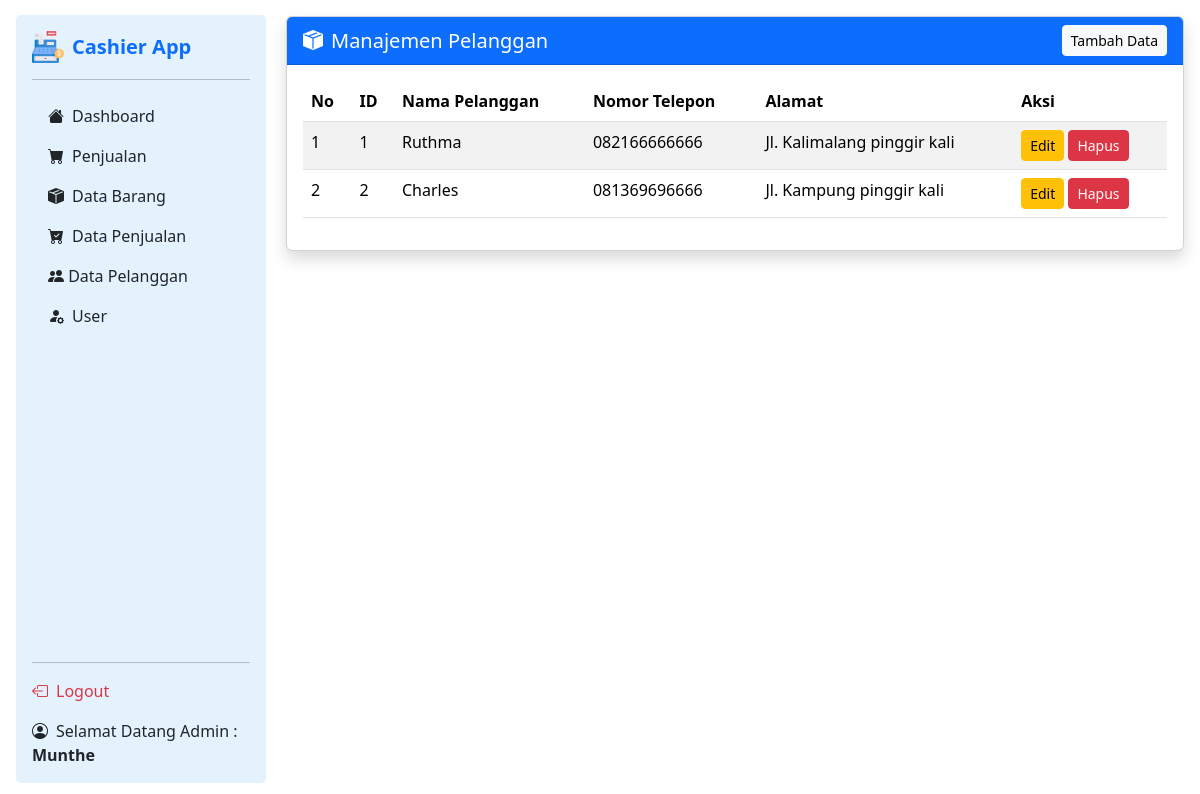
/pages/data-pelanggan.php (signed in), run on the app's committed database.
### tables this page shows
CREATE TABLE `petugas` (
  `id_petugas` int(11) NOT NULL,
  `nama_petugas` varchar(255) NOT NULL,
  `username` text NOT NULL,
  `password` text NOT NULL,
  `level` enum('admin','petugas','','') NOT NULL
);

CREATE TABLE `pelanggan` (
  `PelangganID` int(11) NOT NULL,
  `NamaPelanggan` varchar(255) NOT NULL,
  `Alamat` text NOT NULL,
  `NomorTelepon` varchar(15) NOT NULL
);

### pages/data-pelanggan.php (the view, shortened to what this page needs)
<?php
include '../config/koneksi.php';
?>
<!DOCTYPE html>
<html lang="en">
<head>
</head>
<body>
<?php
    if ($_SESSION['level'] === 'admin') {
        include '../config/sidebar-admin.php';
    } elseif ($_SESSION['level'] === 'petugas') {
        include '../config/sidebar-petugas.php';
    } else {
        echo "Level user tidak dikenal.";
        exit;
    }
    ?>
<div class="main-content flex-grow-1 p-3" style="margin-left: 270px; padding: 2rem";>
    <div class="card shadow rounded">
        <div class="card-header bg-primary text-white d-flex justify-content-between align-items-center">
            <h5 class="mb-0"><i class="bi bi-box-seam-fill me-2"></i>Manajemen Pelanggan</h5>
            <button type="button" class="btn btn-light btn-sm" data-bs-toggle="modal" data-bs-target="#tambah-data">Tambah Data</button>
        </div>
        <div class="card-body">
            <div class="table-responsive">
                <table class="table table-striped table-hover">
                    <thead class="table" style="background-color: #e3f2fd;">
                        <tr>
                            <th>No</th>
                            <th>ID</th>
                            <th>Nama Pelanggan</th>
                            <th>Nomor Telepon</th>
                            <th>Alamat</th>
                            <th>Aksi</th>
                        </tr>
                    </thead>
                    <tbody>
                        <?php
                        include '../config/koneksi.php';
                        $no = 1;
                        $data = mysqli_query($conn, "SELECT * FROM pelanggan");
                        while ($d = mysqli_fetch_array($data)) { ?>
                            <tr>
                                <td><?php echo $no++; ?></td>
                                <td><?php echo $d['PelangganID']; ?></td>
                                <td><?php echo $d['NamaPelanggan']; ?></td>
                                <td><?php echo $d['NomorTelepon'];?></td>
                                <td><?php echo $d['Alamat'];?></td>
                                <td>
                                    <button type="button" class="btn btn-warning btn-sm" data-bs-toggle="modal" data-bs-target="#edit-data<?php echo $d['PelangganID']; ?>">Edit</button>
                                    <button type="button" class="btn btn-danger btn-sm" data-bs-toggle="modal" data-bs-target="#hapus-data<?php echo $d['PelangganID']; ?>">Hapus</button>
                                </td>
                            </tr>
                        <?php } ?>
                    </tbody>
                </table>
            </div>
        </div>
    </div>
</div>
</body>
<link href="https://cdn.jsdelivr.net/npm/bootstrap@5.3.3/dist/css/bootstrap.min.css" rel="stylesheet">
</html>

### config/sidebar-admin.php (shortened to what this page needs)
<?php
include 'koneksi.php';
$nama_petugas = '';
if (!empty($_SESSION['username'])) {
    $username = $_SESSION['username'];
    $nama_petugas = mysqli_fetch_assoc(mysqli_query($conn, "SELECT nama_petugas FROM petugas WHERE username = '$username'"))['nama_petugas'] ?? '';
}
?>
<link rel="stylesheet" href="../css/sidebar.css">
<div class="sidebar floating-sidebar d-flex flex-column p-3">
  <a href="#" class="d-flex align-items-center mb-3 mb-md-0 me-md-auto text-decoration-none">
    <img src="../assets/kasir-32x32.png" alt="Logo" width="32" height="32" class="me-2">
    <span class="fs-5 fw-semibold text-primary">Cashier App</span>
  </a>
  <hr>
  <ul class="nav nav-pills flex-column mb-auto">
    <li><a href="dashboard.php" class="nav-link text-dark"><i class="bi bi-house-fill me-2"></i>Dashboard</a></li>
    <li><a href="penjualan.php" class="nav-link text-dark"><i class="bi bi-cart-fill me-2"></i>Penjualan</a></li>
    <li><a href="data-barang.php" class="nav-link text-dark"><i class="bi bi-box-seam-fill me-2"></i>Data Barang</a></li>
    <li><a href="data-penjualan.php" class="nav-link text-dark"><i class="bi bi-cart-check-fill me-2"></i>Data Penjualan</a></li>
    <li><a href="data-pelanggan.php" class="nav-link text-dark"><i class="bi bi-people-fill"></i></i> Data Pelanggan</a></li>
    <li><a href="kelola-user.php" class="nav-link text-dark"><i class="bi bi-person-fill-gear me-2"></i>User</a></li>
  </ul>
  <hr>
  <a href="../config/logout.php" class="text-danger text-decoration-none"><i class="bi bi-box-arrow-left me-2"></i>Logout</a>
  <div class="mt-3 text-dark">
    <i class="bi bi-person-circle me-2"></i>Selamat Datang Admin : <strong><?= htmlspecialchars($nama_petugas ?? '') ?></strong>
  </div>
</div>
<link href="https://cdn.jsdelivr.net/npm/bootstrap@5.3.3/dist/css/bootstrap.min.css" rel="stylesheet">
<link rel="stylesheet" href="https://cdn.jsdelivr.net/npm/bootstrap-icons@1.11.3/font/bootstrap-icons.min.css">

### css/sidebar.css (style rules this page uses)
body { min-height: 100vh; display: flex; flex-direction: row; }
.floating-sidebar { position: fixed; top: 15px; left: 1rem; width: 250px; height: 96vh; background-color: #e3f2fd; border-radius: 5px; z-index: 1050; overflow-y: auto; }
.floating-sidebar .nav-link { border-radius: 10px; transition: background-color 0.2s; }
.sidebar .nav-link { color: #000; }

### data on the page
petugas: nama_petugas "Munthe"
pelanggan: PelangganID "1", NamaPelanggan "Ruthma", NomorTelepon "082166666666", Alamat "Jl. Kalimalang pinggir kali"
pelanggan: PelangganID "2", NamaPelanggan "Charles", NomorTelepon "081369696666", Alamat "Jl. Kampung pinggir kali"
